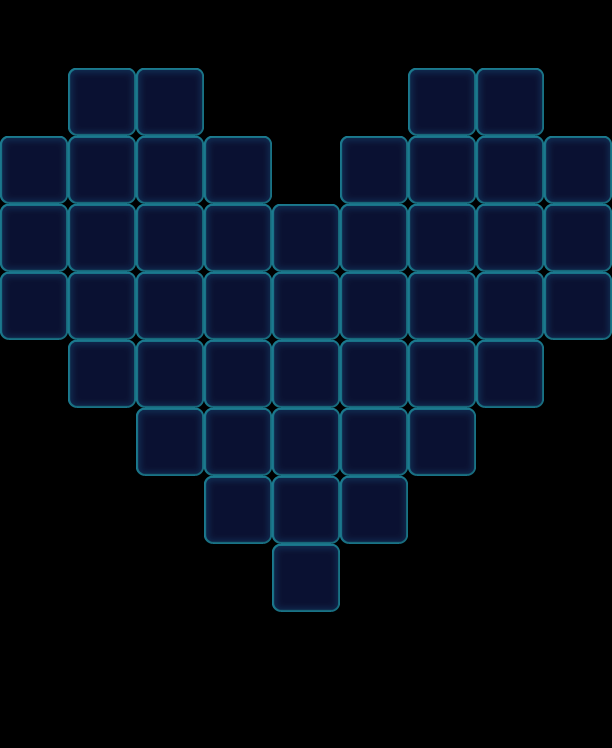

Below is a game level as drawn by its tile map, then a one-line description and the .tmx that defines it (tile-layer data replaced by summaries):
An orthogonal 9x11 tile map with 68x68 px tiles, 1 tile layer (Valid), 2 tilesets and 63 objects (46x Floor, 9x Factory_Normal, 8x Ice).

<map version="1.0" orientation="orthogonal" width="9" height="11" tilewidth="68" tileheight="68">
 <tileset firstgid="1" name="game_grid1" tilewidth="68" tileheight="68">
  <image source="game_grid1.png" width="68" height="68" />
 </tileset>
 <tileset firstgid="2" name="map" tilewidth="68" tileheight="68">
  <image source="map.png" width="1024" height="1024" />
 </tileset>
 <layer name="Valid" width="9" height="11">
  <data>[99 cells, 46 non-empty, 1 distinct tile ids]</data>
 </layer>
 <objectgroup name="BottomObj" width="9" height="11">
  <object type="Floor" gid="33" x="68" y="204">
   <properties>
    <property name="Layers" value="2" />
   </properties>
  </object>
  <object type="Floor" gid="33" x="136" y="204">
   <properties>
    <property name="Layers" value="2" />
   </properties>
  </object>
  <object type="Floor" gid="33" x="68" y="272">
   <properties>
    <property name="Layers" value="2" />
   </properties>
  </object>
  <object type="Floor" gid="33" x="476" y="272">
   <properties>
    <property name="Layers" value="2" />
   </properties>
  </object>
  <object type="Floor" gid="33" x="408" y="272">
   <properties>
    <property name="Layers" value="2" />
   </properties>
  </object>
  <object type="Floor" gid="33" x="136" y="272">
   <properties>
    <property name="Layers" value="2" />
   </properties>
  </object>
  <object type="Floor" gid="33" x="340" y="272">
   <properties>
    <property name="Layers" value="2" />
   </properties>
  </object>
  <object type="Floor" gid="33" x="476" y="204">
   <properties>
    <property name="Layers" value="2" />
   </properties>
  </object>
  <object type="Floor" gid="33" x="408" y="204">
   <properties>
    <property name="Layers" value="2" />
   </properties>
  </object>
  <object type="Floor" gid="33" x="204" y="272">
   <properties>
    <property name="Layers" value="2" />
   </properties>
  </object>
  <object type="Floor" gid="33" x="204" y="476">
   <properties>
    <property name="Layers" value="2" />
   </properties>
  </object>
  <object type="Floor" gid="33" x="204" y="340">
   <properties>
    <property name="Layers" value="2" />
   </properties>
  </object>
  <object type="Floor" gid="33" x="204" y="408">
   <properties>
    <property name="Layers" value="2" />
   </properties>
  </object>
  <object type="Floor" gid="33" x="340" y="476">
   <properties>
    <property name="Layers" value="2" />
   </properties>
  </object>
  <object type="Floor" gid="33" x="340" y="340">
   <properties>
    <property name="Layers" value="2" />
   </properties>
  </object>
  <object type="Floor" gid="33" x="340" y="408">
   <properties>
    <property name="Layers" value="2" />
   </properties>
  </object>
  <object type="Floor" gid="33" x="408" y="340">
   <properties>
    <property name="Layers" value="2" />
   </properties>
  </object>
  <object type="Floor" gid="33" x="476" y="340">
   <properties>
    <property name="Layers" value="2" />
   </properties>
  </object>
  <object type="Floor" gid="33" x="408" y="408">
   <properties>
    <property name="Layers" value="2" />
   </properties>
  </object>
  <object type="Floor" gid="33" x="68" y="340">
   <properties>
    <property name="Layers" value="2" />
   </properties>
  </object>
  <object type="Floor" gid="33" x="136" y="340">
   <properties>
    <property name="Layers" value="2" />
   </properties>
  </object>
  <object type="Floor" gid="33" x="272" y="544">
   <properties>
    <property name="Layers" value="2" />
   </properties>
  </object>
  <object type="Floor" gid="33" x="272" y="340">
   <properties>
    <property name="Layers" value="2" />
   </properties>
  </object>
  <object type="Floor" gid="33" x="272" y="408">
   <properties>
    <property name="Layers" value="2" />
   </properties>
  </object>
  <object type="Floor" gid="33" x="272" y="476">
   <properties>
    <property name="Layers" value="2" />
   </properties>
  </object>
  <object type="Floor" gid="33" x="136" y="408">
   <properties>
    <property name="Layers" value="2" />
   </properties>
  </object>
  <object type="Floor" gid="33" x="272" y="272">
   <properties>
    <property name="Layers" value="1" />
   </properties>
  </object>
  <object type="Floor" gid="33" x="340" y="204">
   <properties>
    <property name="Layers" value="1" />
   </properties>
  </object>
  <object type="Floor" gid="33" x="408" y="136">
   <properties>
    <property name="Layers" value="1" />
   </properties>
  </object>
  <object type="Floor" gid="33" x="476" y="136">
   <properties>
    <property name="Layers" value="1" />
   </properties>
  </object>
  <object type="Floor" gid="33" x="544" y="204">
   <properties>
    <property name="Layers" value="1" />
   </properties>
  </object>
  <object type="Floor" gid="33" x="544" y="272">
   <properties>
    <property name="Layers" value="1" />
   </properties>
  </object>
  <object type="Floor" gid="33" x="544" y="340">
   <properties>
    <property name="Layers" value="1" />
   </properties>
  </object>
  <object type="Floor" gid="33" x="476" y="408">
   <properties>
    <property name="Layers" value="1" />
   </properties>
  </object>
  <object type="Floor" gid="33" x="408" y="476">
   <properties>
    <property name="Layers" value="1" />
   </properties>
  </object>
  <object type="Floor" gid="33" x="340" y="544">
   <properties>
    <property name="Layers" value="1" />
   </properties>
  </object>
  <object type="Floor" gid="33" x="272" y="612">
   <properties>
    <property name="Layers" value="1" />
   </properties>
  </object>
  <object type="Floor" gid="33" x="68" y="408">
   <properties>
    <property name="Layers" value="1" />
   </properties>
  </object>
  <object type="Floor" gid="33" x="136" y="476">
   <properties>
    <property name="Layers" value="1" />
   </properties>
  </object>
  <object type="Floor" gid="33" x="204" y="544">
   <properties>
    <property name="Layers" value="1" />
   </properties>
  </object>
  <object type="Floor" gid="33" x="0" y="272">
   <properties>
    <property name="Layers" value="1" />
   </properties>
  </object>
  <object type="Floor" gid="33" x="0" y="204">
   <properties>
    <property name="Layers" value="1" />
   </properties>
  </object>
  <object type="Floor" gid="33" x="0" y="340">
   <properties>
    <property name="Layers" value="1" />
   </properties>
  </object>
  <object type="Floor" gid="33" x="68" y="136">
   <properties>
    <property name="Layers" value="1" />
   </properties>
  </object>
  <object type="Floor" gid="33" x="136" y="136">
   <properties>
    <property name="Layers" value="1" />
   </properties>
  </object>
  <object type="Floor" gid="33" x="204" y="204">
   <properties>
    <property name="Layers" value="1" />
   </properties>
  </object>
 </objectgroup>
 <objectgroup name="MiddleObj" width="9" height="11" />
 <objectgroup color="#000000" name="TopObj" width="9" height="11">
  <object name="10" type="Factory_Normal" x="204" y="68" width="68" height="68">
   <properties>
    <property name="FactoryColorsConfig" value="Blue,Green,Yellow,Purple,Orange" />
   </properties>
  </object>
  <object name="10" type="Factory_Normal" x="272" y="136" width="68" height="68">
   <properties>
    <property name="FactoryColorsConfig" value="Blue,Green,Yellow,Purple,Orange" />
   </properties>
  </object>
  <object name="10" type="Factory_Normal" x="340" y="68" width="68" height="68">
   <properties>
    <property name="FactoryColorsConfig" value="Blue,Green,Yellow,Purple,Orange" />
   </properties>
  </object>
  <object name="10" type="Factory_Normal" x="0" y="68" width="68" height="68">
   <properties>
    <property name="FactoryColorsConfig" value="Blue,Green,Yellow,Purple,Orange" />
   </properties>
  </object>
  </objectgroup>
 <objectgroup color="#00ff00" name="CeilObj" width="9" height="11" />
</map>
<!-- 13 of 63 objects omitted -->
